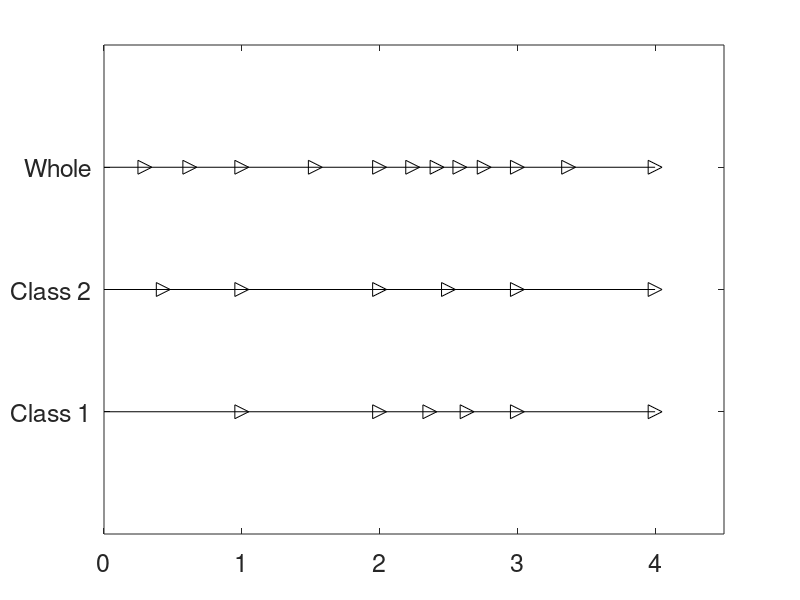
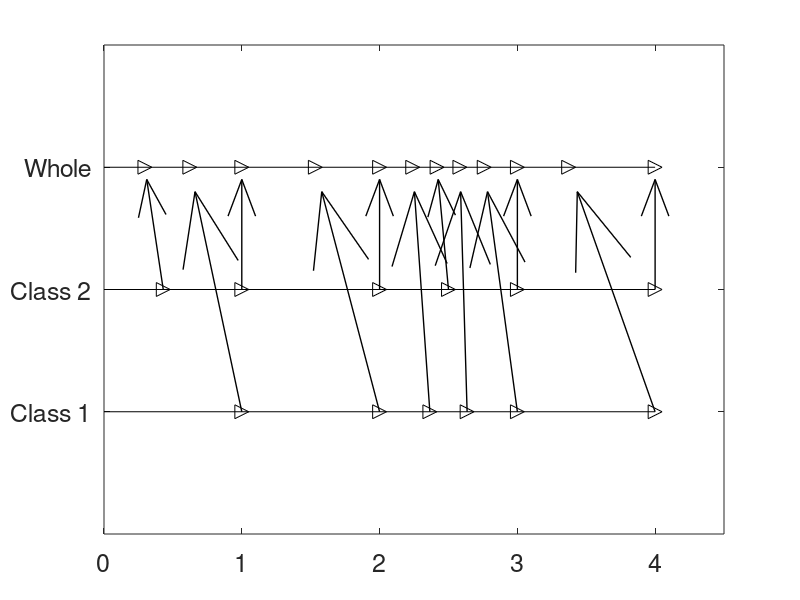

Write MATLAB code to recreate these figures, in order.
clear;
clc;

addpath('methods');

t = [0,3,5,10,12];
t1 = [0,1,2,5,6];
t2 = t-t1;
x1 = linspace(0,(length(t)-1),10000);
%Shape-preserving piecewise cubic interpolation
y_pchip = interp1(0:(length(t)-1),t,x1,'pchip');
[~,indx] = unique(floor(y_pchip));
T_list = x1(indx(2:end))';
y_recon = interp1(T_list,1:length(T_list),x1,'previous');
y_recon(isnan(y_recon)) = 0;

y_pchip = interp1(0:(length(t)-1),t1,x1,'pchip');
[~,indx] = unique(floor(y_pchip));
T_list_1 = x1(indx(2:end))';
y_recon_1 = interp1(T_list,1:length(T_list),x1,'previous');
y_recon_1(isnan(y_recon_1)) = 0;

y_pchip = interp1(0:(length(t)-1),t2,x1,'pchip');
[~,indx] = unique(floor(y_pchip));
T_list_2 = x1(indx(2:end))';
y_recon_2 = interp1(T_list,1:length(T_list),x1,'previous');
y_recon_2(isnan(y_recon_2)) = 0;

c = [1,1,1];
c_bar = (linspace(0,1,20)').^(0.7)*[1,1,1];

figure(1);
plot(T_list, 3*ones(size(T_list)),'>','markersize',10,'color',0*c);
hold on;
plot([0,length(t)-1],[3,3],'k')
hold on;
plot(T_list_2, 2*ones(size(T_list_2)),'>','markersize',10,'color',0*c);
hold on;
plot([0,length(t)-1],[2,2],'k')
hold on;
plot(T_list_1, 1*ones(size(T_list_1)),'>','markersize',10,'color',0*c);
hold on;
plot([0,length(t)-1],[1,1],'k')
hold on;
yticks([1,2,3]);
yticklabels({'Class 1','Class 2','Whole'});
axis([0,4.5,0,4]);
ytickangle(45)
set(gca,'fontsize',18);

figure(2);
indx_0 = [ones(size(T_list_1));2*ones(size(T_list_2))];
T_list_0 = [T_list_1;T_list_2];
[~,sort_ind] = sort(T_list_0);
sort_indx = indx_0(sort_ind);
plot(T_list(sort_indx == 1), 3*ones(size(T_list(sort_indx == 1))),'>','markersize',10,'color',0*c);
hold on;
plot(T_list(sort_indx == 2), 3*ones(size(T_list(sort_indx == 2))),'>','markersize',10,'color',0*c);
hold on;
plot([0,length(t)-1],[3,3],'k');
hold on;
plot(T_list_2, 2*ones(size(T_list_2)),'>','markersize',10,'color',0*c);
hold on;
plot([0,length(t)-1],[2,2],'k');
hold on;
plot(T_list_1, 1*ones(size(T_list_1)),'>','markersize',10,'color',0*c);
hold on;
plot([0,length(t)-1],[1,1],'k');
hold on;
cate1 = 0;
cate2 = 0;
for i = 1:t(end)
    if sort_indx(i) == 1
        cate1 = cate1+1;
        dir = [T_list(i) - T_list_1(cate1), 2];
        quiver(T_list_1(cate1), 1, dir(1), dir(2),'linewidth',1,'color',0*c);
    else
        cate2 = cate2+1;
        dir = [T_list(i) - T_list_2(cate2), 1];
        quiver(T_list_2(cate2), 2, dir(1), dir(2),'linewidth',1,'color',0*c);
    end    
end
yticks([1,2,3]);
yticklabels({'Class 1','Class 2','Whole'});
axis([0,4.5,0,4]);
ytickangle(45)
set(gca,'fontsize',18);